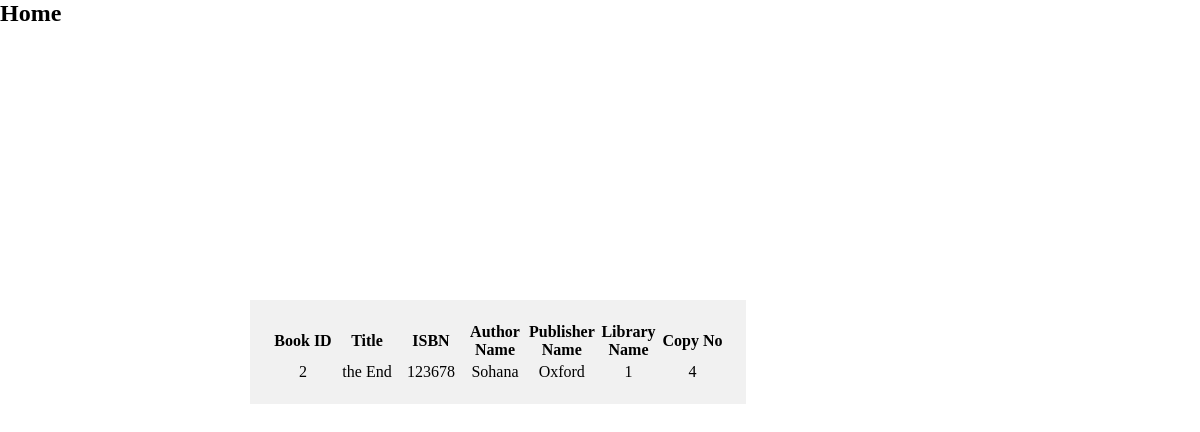
/adminsearch.php?book_id=2, run on the app's committed database.
### tables this page shows
CREATE TABLE IF NOT EXISTS `book_details` (
  `book_id` int(11) NOT NULL,
  `Title` varchar(45) DEFAULT NULL,
  `ISBN` varchar(45) NOT NULL,
  `publisher_id` int(11) DEFAULT NULL,
  `author_id` int(11) DEFAULT NULL,
  PRIMARY KEY (`book_id`),
  KEY `author_id` (`author_id`)
);

CREATE TABLE IF NOT EXISTS `authors` (
  `author_id` int(11) NOT NULL,
  `Author_Name` varchar(45) DEFAULT NULL,
  PRIMARY KEY (`author_id`)
);

CREATE TABLE IF NOT EXISTS `publishes` (
  `publisher_id` int(11) NOT NULL,
  `publisher_Name` varchar(45) DEFAULT NULL,
  `publisher_Address` varchar(45) DEFAULT NULL,
  PRIMARY KEY (`publisher_id`)
);

### adminsearch.php (the view, shortened to what this page needs)
<html>
	<head>
		<link rel="stylesheet" href="style.css" type="text/css">
	</head>
	<body>
		<h2><a href="admin.php">Home</a></h2>
		<div id="container" style="margin-left:-350px">
	<?php
		$book_id=$_REQUEST['book_id'];
			$result=mysql_query("select count(b.book_id) as numn, b.book_id, b.Title, b.ISBN, p.publisher_Name, a.Author_Name, bs.branch_id from
				book_details b, authors a, publishes p, library_status bs
				where b.author_id=a.author_id and b.publisher_id=p.publisher_id and bs.book_id=b.book_id and b.book_id='$book_id'");
			echo "<table>";
				echo "<tr>
						<th>Book ID</th>
					  	<th>Title</th>
					  	<th>ISBN</th>
					  	<th>Author Name</th>
					  	<th>Publisher Name</th>
					  	<th>Library Name</th>
					  	<th>Copy No</th>
				   	</tr>"	;
				while($row=mysql_fetch_array($result))
				{
					$book_id=$row['book_id'];
					$title=$row['Title'];
					$isbn=$row['ISBN'];
					$publisherid=$row['publisher_Name'];
					$authorid=$row['Author_Name'];
					$branch_id=$row['branch_id'];
					$noofcopies=$row['numn'];
				echo "<td>".$book_id."</td>";
				echo "<td>".$title."</td>";
				echo "<td>".$isbn."</td>";
				echo "<td>".$authorid."</td>";
				echo "<td>".$publisherid."</td>";
				echo "<td>".$branch_id."</td>";
				echo "<td>".$noofcopies."</td></tr>";
			}
			echo "</table>";
	 ?>
	 </div>
	</body>
</html>

### css/style.css (style rules this page uses)
* { margin:0; }
body { margin: 0 auto; font-family: 'Roboto Slab'; }
a { text-decoration: none; color: black; }
#container { position:absolute; z-index:15; top:50%; left:50%; margin:-100px 0 0 -200px; background:#f1f1f1; padding: 20px; }
td { width:60px; text-align: center; }

### data on the page
book_details: book_id "2", Title "the End", ISBN "123678", author.Author_Name "Sohana", publisher.publisher_Name "Oxford", branch_id "1", noofcopies "4"
